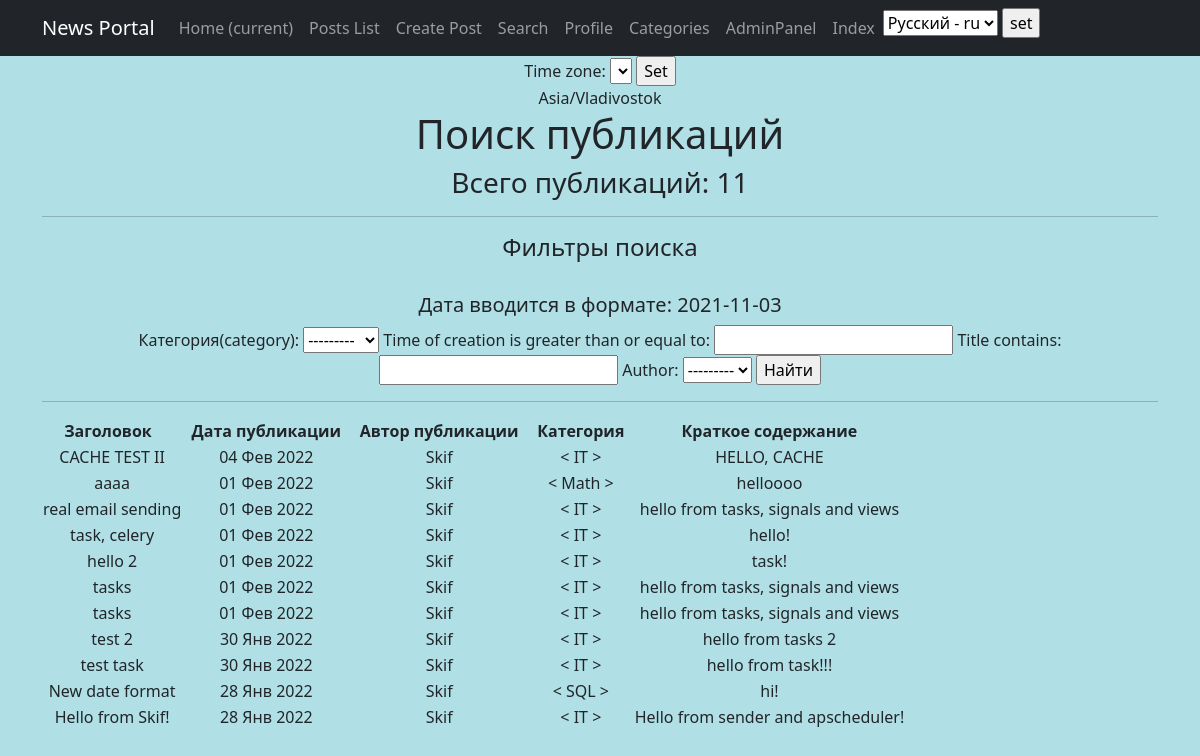
The page /posts/search/ on the database as committed earlier.
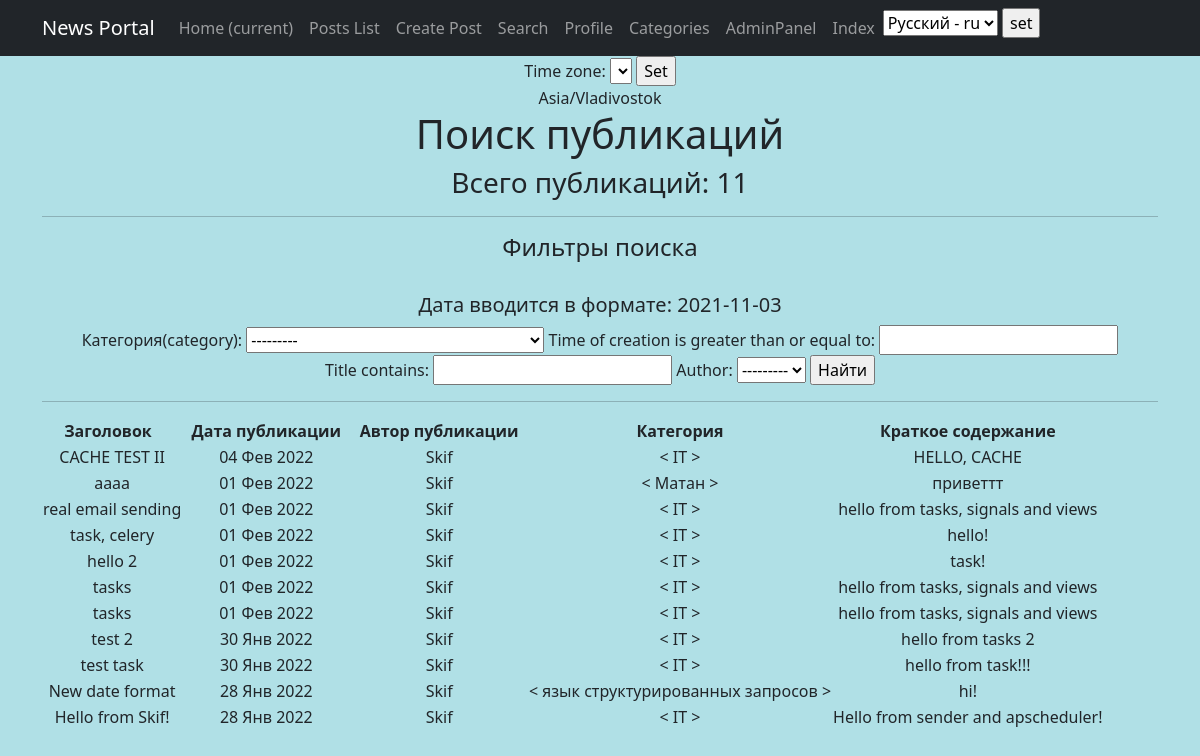
The same page on the database as committed later.
### news/models.py (models this page shows, shortened)
class Post(models.Model):
    article = 'AR'
    news = 'NW'
    kind = [
        (article, 'Статья'),
        (news, 'Новость')
    ]
    author = models.ForeignKey(Author, on_delete=models.CASCADE)
    view = models.CharField(max_length=2, choices=kind, default=article)
    time_of_creation = models.DateTimeField(auto_now_add=True)
    post_category = models.ForeignKey(Category, on_delete=models.CASCADE, verbose_name='Категория(category)')
    title = models.CharField(max_length=128)
    text = models.TextField()
    post_rating = models.IntegerField(default=0)
    class Meta:
        verbose_name = 'Публикация'
        verbose_name_plural = 'Публикации'

class Category(models.Model):
    name = models.CharField(max_length=64, unique=True)
    subscribers = models.ManyToManyField(User, through='CategorySubscribers')
    class Meta:
        verbose_name = 'Категория'
        verbose_name_plural = 'Категории'
    def __str__(self):
        return f'{self.name}'

class Author(models.Model):
    author_user = models.OneToOneField(User, on_delete=models.CASCADE)
    author_rating = models.IntegerField(default=0)
    class Meta:
        verbose_name = 'Автор'
        verbose_name_plural = 'Авторы'
    def __str__(self):
        return f'{self.author_user}'

### news/views.py (the view)
# urls.py: path('search/', PostsSearch.as_view(), name='search'),
class PostsSearch(ListView):
    model = Post
    template_name = 'news/search.html'
    context_object_name = 'posts_search'
    ordering = ['-time_of_creation']
    def get_context_data(self, **kwargs):
        context = super().get_context_data(**kwargs)
        context['filter'] = PostFilter(self.request.GET, queryset=self.get_queryset()) # вписываем наш фильтр в контекст
        return context

### news/templatetags/custom_filters.py (called while the page is built)
@register.filter(name='censor')
def censor(value):
    censor_list = ['мат']
    text = value.split()
    for word in text:
        if word.lower() in censor_list:
            value = value.replace(word, '[CENSORED]')
    return value

### templates/news/search.html (shortened to what this page needs)
{% extends 'default.html' %}
{% load i18n %}
{% load custom_filters %}
{% block content %}
    <h1>Поиск публикаций</h1>
    <h3><p align="center">Всего публикаций: {{ posts_search|length }}</p></h3>
    <hr>
    <h4>Фильтры поиска</h4>
    <br>
    <h5>Дата вводится в формате: 2021-11-03</h5>
    <form method="GET">
        {{ filter.form }}
        <input type="submit" value="Найти">
    </form>
    <hr>
    {% if posts_search %}
       <table>
           <thead>
              <th>
                  <b>Заголовок &nbsp </b>
              </th>
              <th>
                  <b> &nbsp Дата публикации &nbsp </b>
              </th>
              <th>
                  <b> &nbsp Автор публикации &nbsp </b>
              </th>
              <th>
                  <b> &nbsp Категория &nbsp </b>
              </th>
              <th>
                  <b> &nbsp Краткое содержание &nbsp</b>
              </th>
           </thead>
      {% for post in filter.qs %}
          <tr>
              <td>
                  {{ post.title|censor }}
              </td>
              <td>
                  {{ post.time_of_creation|date:'d M Y'}}
              </td>
              <td>
                  {{ post.author }}
              </td>
              <td>
                  < {{ post.post_category }} >
              </td>
              <td>
                  {{ post.text|truncatechars:50|censor }}
              </td>
          </tr>
      {% endfor %}
      </table>
    <br>
    {% else %}
      <h2>Публикаций нет!</h2>
    {% endif %}
{% endblock content %}

Rows that differ between the two databases and show on the page:
changed Post "aaaa": post_category "Math" → "Матан"; text|censor "helloooo" → "приветтт"
changed Post "New date format": post_category "SQL" → "язык структурированных запросов"
